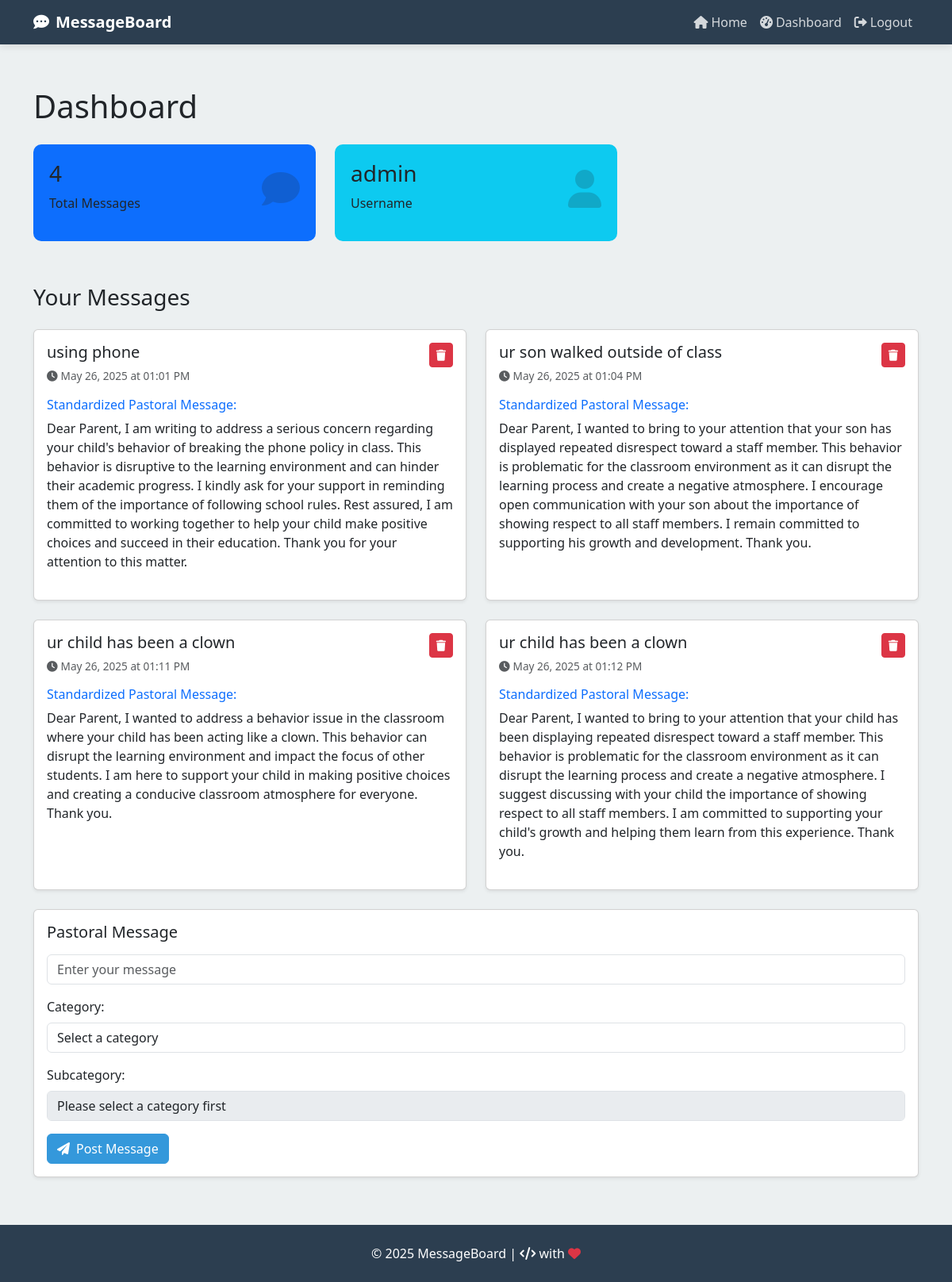
The app's page /dashboard (signed in) with its own data.
### setup_db.py (models this page shows)
class User(Base):
    __tablename__ = 'users'
    id = Column(Integer, primary_key=True)
    username = Column(String, unique=True, nullable=False)
    password = Column(String, nullable=False)
    joined_date = Column(DateTime, default=datetime.utcnow)
    messages = relationship('Messages', backref='user', lazy='select', cascade="all, delete-orphan")

class Messages(Base):
    __tablename__ = 'messages'
    id = Column(Integer, primary_key=True)
    name = Column(String, nullable=False)
    user_id = Column(Integer, ForeignKey('users.id'), nullable=False)
    created_at = Column(DateTime, default=datetime.utcnow)
    severity = Column(String, nullable=False)  # Column for severity (positive/negative)
    standardized_message = Column(Text)  # New column for storing standardized messages from OpenAI
    subcategory = Column(String)  # Added subcategory field

### Software-Engineering-Project.py (the view)
@app.route('/dashboard')
def dashboard():
    if 'user_id' not in session:
        flash("You need to log in to access the dashboard.", "error")
        return redirect(url_for('login'))
    user = get_user_by_id(session['user_id'])
    positive_messages = db_session.query(Messages).filter_by(user_id=session['user_id'], severity="positive").all()
    negative_messages = db_session.query(Messages).filter_by(user_id=session['user_id'], severity="negative").all()
    messages = positive_messages + negative_messages
    return render_template('dashboard.html',
                           username=session.get('username', 'User'),
                           positive_messages=positive_messages,
                           negative_messages=negative_messages,
                           messages=messages,
                           pastoral_message="Enter pastoral message here")

### Software-Engineering-Project.py (called while the page is built)
@app.teardown_appcontext
def shutdown_session(exception=None):
    db_session.remove()

### query_db.py (called while the page is built)
def get_user_by_id(user_id):
    return session.query(User).filter_by(id=user_id).first()

### Templates/dashboard.html (shortened to what this page needs)
{% extends "base.html" %}
{% block content %}
<h1 class="mb-4">Dashboard</h1>
<div class="row dashboard-stats">
    <div class="col-md-4 mb-4">
        <div class="stat-card bg-primary">
            <div class="stat-icon">
                <i class="fas fa-comment"></i>
            </div>
            <h3>{{ messages|length }}</h3>
            <p>Total Messages</p>
        </div>
    </div>
    <div class="col-md-4 mb-4">
        <div class="stat-card bg-info">
            <div class="stat-icon">
                <i class="fas fa-user"></i>
            </div>
            <h3>{{ username }}</h3>
            <p>Username</p>
        </div>
    </div>
</div>
<h3 class="mb-4">Your Messages</h3>
{% if messages %}
<div class="row">
    {% for message in messages %}
    <div class="col-md-6 mb-4">
        <div class="card message-card h-100 shadow-sm">
            <div class="card-body">
                <div class="d-flex justify-content-between">
                    <h5 class="card-title">{{ message.name }}</h5>
                    <form action="{{ url_for('delete_message', message_id=message.id) }}" method="post" class="d-inline">
                        <button type="submit" class="btn btn-danger btn-sm">
                            <i class="fas fa-trash"></i>
                        </button>
                    </form>
                </div>
                <p class="card-text text-muted message-date">
                    <i class="fas fa-clock me-1"></i>{{ message.created_at.strftime('%B %d, %Y at %I:%M %p') }}
                </p>
                {% if message.standardized_message %}
                <div class="mt-2">
                    <h6 class="text-primary">Standardized Pastoral Message:</h6>
                    <p class="card-text">{{ message.standardized_message }}</p>
                </div>
                {% endif %}
            </div>
        </div>
    </div>
    {% endfor %}
</div>
{% endif %}
<div class="card compose-card shadow-sm">
    <div class="card-body">
        <div class="d-flex justify-content-between align-items-center mb-3">
            <h5 class="card-title mb-0">Pastoral Message</h5>
        </div>
        <form action="{{ url_for('create_message') }}" method="post" id="message-form">
            <div class="mb-3">
                <input type="text" class="form-control" id="message-name" name="name" placeholder="Enter your message" required>
            </div>
            <div class="mb-3">
                <label for="category" class="form-label">Category:</label>
                <select class="form-control" id="category" name="category" required>
                    <option value="">Select a category</option>
                </select>
            </div>
            <div class="mb-3">
                <label for="subcategory" class="form-label">Subcategory:</label>
                <select class="form-control" id="subcategory" name="subcategory" required disabled>
                    <option value="">Please select a category first</option>
                </select>
            </div>
            <button type="submit" class="btn btn-primary">
                <i class="fas fa-paper-plane me-2"></i>Post Message
            </button>
        </form>
    </div>
</div>
{% endblock %}

### Templates/base.html (shortened to what this page needs)
<!DOCTYPE html>
<html lang="en">
<head>
    <link href="https://cdn.jsdelivr.net/npm/bootstrap@5.3.0-alpha1/dist/css/bootstrap.min.css" rel="stylesheet">
    <link rel="stylesheet" href="https://cdnjs.cloudflare.com/ajax/libs/font-awesome/6.0.0/css/all.min.css">
</head>
<body>
    <nav class="navbar navbar-expand-lg navbar-dark fixed-top">
        <div class="container">
            <a class="navbar-brand" href="{{ url_for('title_page') }}">
                <i class="fas fa-comment-dots me-2"></i>MessageBoard
            </a>
            <div class="collapse navbar-collapse" id="navbarNav">
                <ul class="navbar-nav ms-auto">
                    <li class="nav-item">
                        <a class="nav-link" href="{{ url_for('title_page') }}">
                            <i class="fas fa-home me-1"></i>Home
                        </a>
                    </li>
                    {% if 'user_id' not in session %}
                    <li class="nav-item">
                        <a class="nav-link" href="{{ url_for('login') }}">
                            <i class="fas fa-sign-in-alt me-1"></i>Login
                        </a>
                    </li>
                    <li class="nav-item">
                        <a class="nav-link" href="{{ url_for('signup') }}">
                            <i class="fas fa-user-plus me-1"></i>Sign Up
                        </a>
                    </li>
                    {% else %}
                    <li class="nav-item">
                        <a class="nav-link" href="{{ url_for('dashboard') }}">
                            <i class="fas fa-tachometer-alt me-1"></i>Dashboard
                        </a>
                    </li>
                    <li class="nav-item">
                        <a class="nav-link" href="{{ url_for('logout') }}">
                            <i class="fas fa-sign-out-alt me-1"></i>Logout
                        </a>
                    </li>
                    {% endif %}
                </ul>
            </div>
        </div>
    </nav>
    <main class="content-section">
        <div class="container">
            {% block content %}{% endblock %}
        </div>
    </main>
    <footer class="py-4">
        <div class="container text-center">
            <p class="mb-0">&copy; 2025 MessageBoard | <i class="fas fa-code"></i> with <i class="fas fa-heart text-danger"></i></p>
        </div>
    </footer>
</body>
</html>

### Templates/base.html (style rules this page uses)
:root { --primary-color: #3498db; --secondary-color: #2c3e50; --accent-color: #e74c3c; --light-color: #ecf0f1; --dark-color: #2c3e50; }
body { font-family: 'Segoe UI', Tahoma, Geneva, Verdana, sans-serif; background-color: var(--light-color); padding-top: 56px; min-height: 100vh; display: flex; flex-direction: column; }
.navbar { background-color: var(--secondary-color); box-shadow: 0 2px 10px rgba(0,0,0,0.1); }
.navbar-brand { font-weight: bold; color: white !important; }
.nav-link { color: rgba(255,255,255,0.8) !important; transition: color 0.3s; }
.btn-primary { background-color: var(--primary-color); border-color: var(--primary-color); }
.card { box-shadow: 0 4px 8px rgba(0,0,0,0.1); transition: transform 0.3s; margin-bottom: 20px; }
footer { background-color: var(--secondary-color); color: white; padding: 20px 0; margin-top: auto; }
.content-section { animation: fadeIn 0.5s ease-in-out; padding: 30px 0; }

### Templates/dashboard.html (style rules this page uses)
.dashboard-stats { margin-bottom: 30px; }
.stat-card { border-radius: 10px; padding: 20px; position: relative; overflow: hidden; }
.stat-card .stat-icon { position: absolute; right: 20px; top: 20px; font-size: 3rem; opacity: 0.2; }
.message-card { transition: all 0.3s; }
.compose-card { margin-bottom: 30px; }
.message-date { font-size: 0.85rem; }

### records on screen
User: username "admin"
Messages: name "using phone", created_at "May 26, 2025 at 01:01 PM", standardized_message "Dear Parent, I am writing to address a serious concern regarding your child's behavior of breaking the phone policy in class. This behavior is disruptive to the learning environment and can hinder their academic progress. I kindly ask for your support in reminding them of the importance of following school rules. Rest assured, I am committed to working together to help your child make positive choices and succeed in their education. Thank you for your attention to this matter."
Messages: name "ur son walked outside of class", created_at "May 26, 2025 at 01:04 PM", standardized_message "Dear Parent, I wanted to bring to your attention that your son has displayed repeated disrespect toward a staff member. This behavior is problematic for the classroom environment as it can disrupt the learning process and create a negative atmosphere. I encourage open communication with your son about the importance of showing respect to all staff members. I remain committed to supporting his growth and development. Thank you."
Messages: name "ur child has been a clown", created_at "May 26, 2025 at 01:11 PM", standardized_message "Dear Parent, I wanted to address a behavior issue in the classroom where your child has been acting like a clown. This behavior can disrupt the learning environment and impact the focus of other students. I am here to support your child in making positive choices and creating a conducive classroom atmosphere for everyone. Thank you."
Messages: name "ur child has been a clown", created_at "May 26, 2025 at 01:12 PM", standardized_message "Dear Parent, I wanted to bring to your attention that your child has been displaying repeated disrespect toward a staff member. This behavior is problematic for the classroom environment as it can disrupt the learning process and create a negative atmosphere. I suggest discussing with your child the importance of showing respect to all staff members. I am committed to supporting your child's growth and helping them learn from this experience. Thank you."

### other values on screen
{{ messages|length }} "4"
